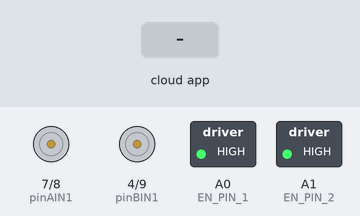
Recording of a sketch running on a simulated Arduino Uno, built with avr-gcc and run on an emulated ATmega328P. Shown: motor-driver pin pairs drawn as motors (green arrow = first pin HIGH = forward, orange = second pin HIGH = backward, longer = more drive, scaled by the enable pin), switched loads named in the sketch (green lamp = pin HIGH). The test bench sets the inputs (shaded band). The ROS host is connected and sends only what is stated.

Above: at 1.2 s.
1.3 s: the phone or cloud app sets linear.x to -100
At 1.8 s:
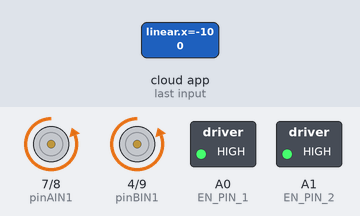
2.8 s: the phone or cloud app sets angular.z to -100
At 3.2 s:
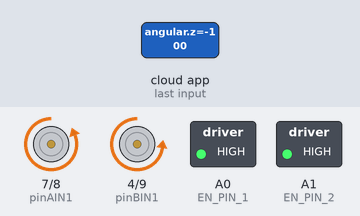
4.4 s: the phone or cloud app sets linear.x to 0
At 5.6 s:
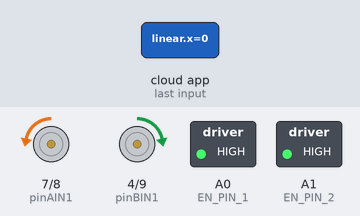
5.9 s: the phone or cloud app sets angular.z to 0
At 7.1 s:
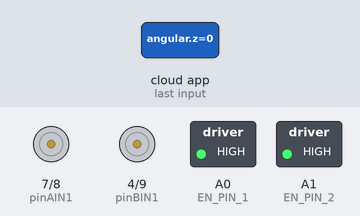
7.4 s: the phone or cloud app sets linear.x to 100
At 8.4 s:
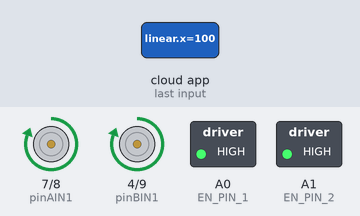
8.9 s: the phone or cloud app sets linear.x to -100
At 9.8 s:
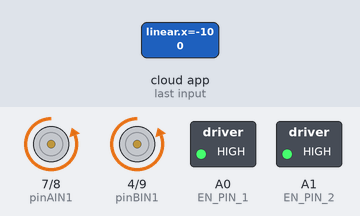
Timing chart, 0 to 11.4 s (numbered marks = the images above; inputs shaded):
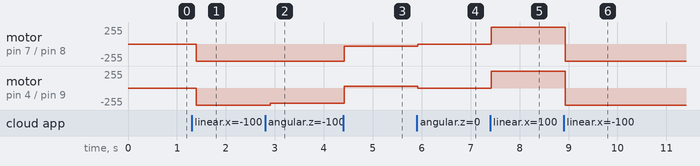

Measured:
- after the input at 1.3 s, motor on pin 7 (pinAIN1) / pin 8 (pinAIN2), motor on pin 4 (pinBIN1) / pin 9 (pinBIN2): stopped → backward 255/255 after 0.10 s
- after the input at 2.8 s, motor on pin 4 (pinBIN1) / pin 9 (pinBIN2): backward 255/255 → backward 225/255 after 0.11 s
- after the input at 4.4 s, motor on pin 7 (pinAIN1) / pin 8 (pinAIN2): backward 255/255 → backward 30/255 at once; motor on pin 4 (pinBIN1) / pin 9 (pinBIN2): backward 225/255 → forward 30/255 at once
- after the input at 5.9 s, motor on pin 7 (pinAIN1) / pin 8 (pinAIN2): backward 30/255 → stopped at once; motor on pin 4 (pinBIN1) / pin 9 (pinBIN2): forward 30/255 → stopped at once
- after the input at 7.4 s, motor on pin 7 (pinAIN1) / pin 8 (pinAIN2), motor on pin 4 (pinBIN1) / pin 9 (pinBIN2): stopped → forward 255/255 at once
- after the input at 8.9 s, motor on pin 7 (pinAIN1) / pin 8 (pinAIN2), motor on pin 4 (pinBIN1) / pin 9 (pinBIN2): forward 255/255 → backward 255/255 at once

The sketch:

firmware.ino
```cpp
#if (ARDUINO >= 100)
 #include <Arduino.h>
#else
 #include <WProgram.h>
#endif

#include <ros.h>
#include <geometry_msgs/Twist.h>
#include <ros/time.h>

/*
Connections:
Motor 1
- Pin 5 ---> PWM1
- Pin 7 ---> A1
- Pin 8 ---> B1

Motor 2
- Pin 6 ---> PWM2
- Pin 4 ---> A2
- Pin 9 ---> B2

- Motor 1 (Left) : A01 and A02
- Motor 2 (Right): B01 and B02
*/

#define LOOPTIME        100
//#define base_radius   0.125
#define linear_coeff    255
#define angular_coeff   30

//Define the Pins
//Motor 1 (Left)
#define pinAIN1   7 //Direction
#define pinAIN2   8 //Direction
#define pinPWMA   5 //Speed (Connect to Timer1)

//Motor 2 (Right)
#define pinBIN1  4 //Direction
#define pinBIN2  9 //Direction
#define pinPWMB  6 //Speed (Connect to Timer1)

#define EN_PIN_1 A0
#define EN_PIN_2 A1

unsigned long lastMilli = 0;       // loop timing
unsigned long last_cmd_time = 0;       // loop timing

int PWM_val1 = 0;
int PWM_val2 = 0;

void control_motor(int speed, int pwmPin, int INaPin, int INbPin){
    if(speed > 0){
        analogWrite(pwmPin, speed);
        digitalWrite(INaPin, HIGH);
        digitalWrite(INbPin, LOW);
    }
    else if(speed < 0){
        analogWrite(pwmPin, -speed);
        digitalWrite(INaPin, LOW);
        digitalWrite(INbPin, HIGH);
    }
    else{
        digitalWrite(INaPin, LOW);
        digitalWrite(INbPin, LOW);
    }
}

void handle_cmd(const geometry_msgs::Twist& cmd_msg) {
  double x = cmd_msg.linear.x;
  double z = cmd_msg.angular.z;

  /*
  if (z == 0) {     // go straight
    // convert m/s to rpm
    //rpm_req1 = x*60/(pi*wheel_diameter);
    //rpm_req2 = rpm_req1;
    PWM_val1 = x * linear_coeff;
    PWM_val2 = PWM_val1;
  }
  else if (x == 0) {
    // convert rad/s to rpm
    //rpm_req2 = z*track_width*60/(wheel_diameter*pi*2);
    //rpm_req1 = -rpm_req2;
    PWM_val1 = z * angular_coeff;
    PWM_val2 = -PWM_val1;
  }
  else {
    //rpm_req1 = x*60/(pi*wheel_diameter)-z*track_width*60/(wheel_diameter*pi*2);
    //rpm_req2 = x*60/(pi*wheel_diameter)+z*track_width*60/(wheel_diameter*pi*2);
    PWM_val1 = x * linear_coeff + z * angular_coeff;
    PWM_val2 = x * linear_coeff - z * angular_coeff;
  }

  PWM_val1 = constrain(PWM_val1, -255, 255);
  PWM_val2 = constrain(PWM_val2, -255, 255);
  */

  PWM_val1 = constrain(x * linear_coeff + z * angular_coeff, -255, 255);
  PWM_val2 = constrain(x * linear_coeff - z * angular_coeff, -255, 255);

  last_cmd_time = millis();
}

ros::NodeHandle nh;
ros::Subscriber<geometry_msgs::Twist> sub("cmd_vel_pid", handle_cmd);

void setup() {

  PWM_val1 = 0;
  PWM_val2 = 0;

  //Set the PIN Modes
  pinMode(pinPWMA, OUTPUT);
  pinMode(pinAIN1, OUTPUT);
  pinMode(pinAIN2, OUTPUT);

  pinMode(pinPWMB, OUTPUT);
  pinMode(pinBIN1, OUTPUT);
  pinMode(pinBIN2, OUTPUT);

  pinMode(EN_PIN_1, OUTPUT);
  pinMode(EN_PIN_2, OUTPUT);

  //enable motors
  digitalWrite(EN_PIN_1, HIGH);
  digitalWrite(EN_PIN_2, HIGH);

  control_motor(PWM_val1, pinPWMA, pinAIN1, pinAIN2);
  control_motor(PWM_val2, pinPWMB, pinBIN1, pinBIN2);

  //start ROS node
  nh.initNode();
  nh.getHardware()->setBaud(57600);
  nh.subscribe(sub);

  while(!nh.connected()){
    nh.spinOnce();
  }

  nh.loginfo("** Mobile base connected! **");
  delay(1);
}

void loop() {
  nh.spinOnce();

  unsigned long time = millis();

  if(time-lastMilli >= LOOPTIME){ // enter timed loop
    control_motor(PWM_val1, pinPWMA, pinAIN1, pinAIN2);
    control_motor(PWM_val2, pinPWMB, pinBIN1, pinBIN2);

    lastMilli = time;
  }

/*
  if(time-last_cmd_time >= 250){
    PWM_val1 = 0;
    PWM_val2 = 0;
  }
*/

  delay(10);
}
```
